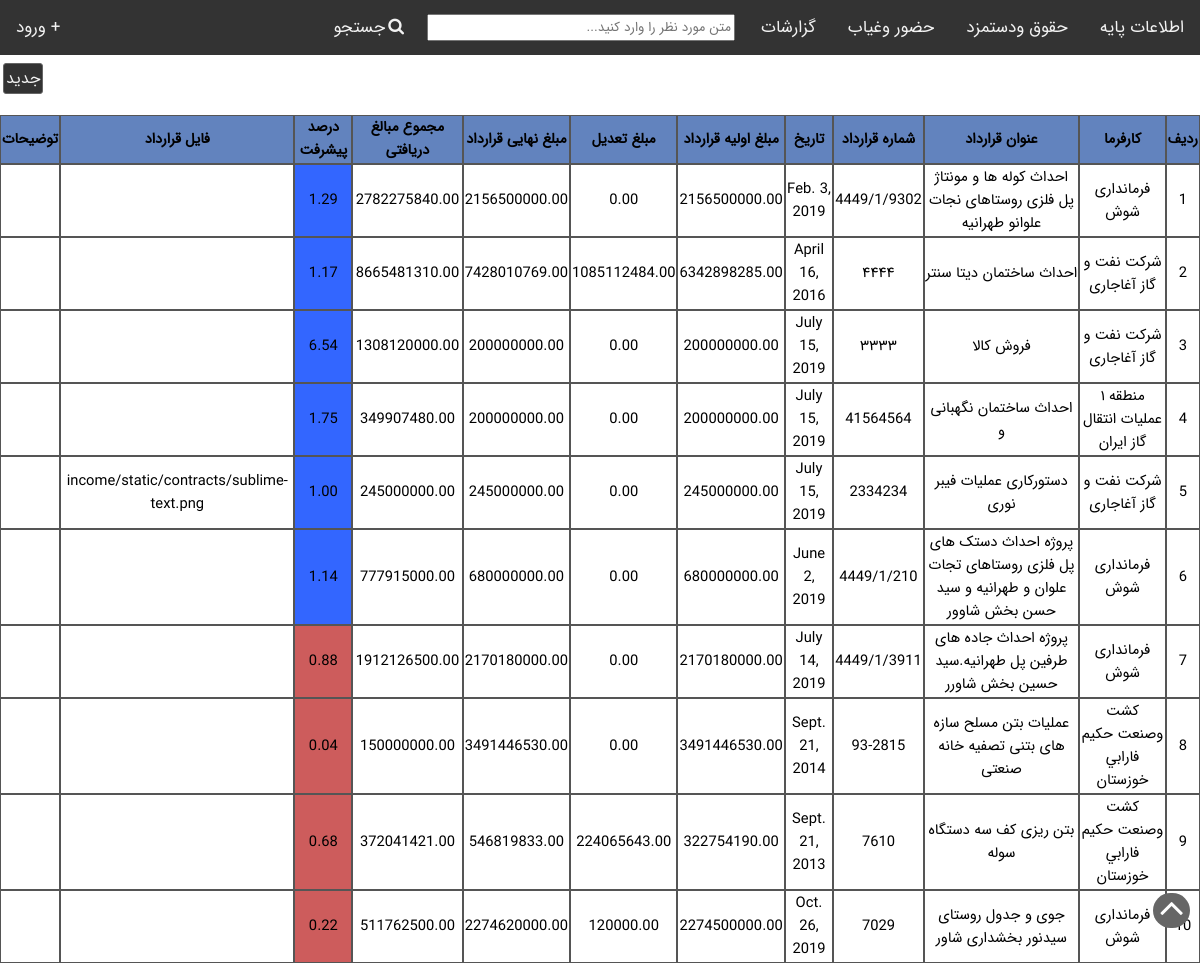
Screenshot of /report/contracts/ with the database file from the repository.
### income/models.py (models this page shows, shortened)
class Contract(models.Model):
    employer    =   models.ForeignKey(Employeer,verbose_name="کارفرما",on_delete=models.CASCADE)
    title       =   models.CharField('عنوان قرارداد',max_length=100)
    number      =   models.CharField('شماره قرارداد',max_length=50)
    date        =   models.DateField('تاریخ',)
    gross_amount=   models.DecimalField('مبلغ اولیه قرارداد',max_digits=20,decimal_places=2,default=0)
    adjustment_amount=   models.DecimalField('مبلغ تعدیل',max_digits=20,decimal_places=2,default=0)
    final_amount=   models.DecimalField('مبلغ نهایی قرارداد',max_digits=20,decimal_places=2,default=0)
    total_payments=   models.DecimalField('مجموع مبالغ دریافتی',max_digits=20,decimal_places=2,default=0)
    progress    =   models.DecimalField('درصد پیشرفت',max_digits=10,decimal_places=2,default=0)
    scan_file   =   models.FileField('فایل قرارداد',blank=True,upload_to='income/static/contracts')
    description =   models.CharField('توضیحات',blank=True,max_length=100)

class Employeer(models.Model):
    title           =   models.CharField('نام کارفرما',max_length=50)
    national_code   =   models.CharField('شناسه ملی',max_length=11)
    economic_id     =   models.CharField('شماره اقتصادی',max_length=11)
    phone_number    =   models.CharField("شماره تلفن",max_length=11)
    city_name       =   models.ForeignKey(City,verbose_name="شهر",null=True,on_delete=models.SET_NULL)
    address         =   models.TextField(verbose_name="آدرس")
    description     =   models.CharField('توضیحات',max_length=100,null=True,blank=True)
    def __str__(self):
        return self.title

### income/views.py (the view)
# urls.py: path("contracts/",get_contracts_list_view,name="contracts_list"),
def get_contracts_list_view(request,*args,**kwargs):
   contracts=Contract.objects.all()
   for contract in contracts:
       contract_amount=contract.gross_amount + contract.adjustment_amount
       incomes=Income.objects.filter(contract=contract)
       total_income=incomes.aggregate(Sum('gross_amount'))
       contract.total_payments=total_income['gross_amount__sum']
       contract.final_amount=contract_amount
       if contract.total_payments is not None:
        contract.progress='{0:.3g}'.format(total_income['gross_amount__sum']/contract_amount)
       else:
        contract.total_payments=0
        contract.progress=0
       contract.save()
   view=ViewGenerator(table=Contract,
                     opration_buttons={},select_checkbox=False,add_url='contracts_add')
   return render(request,"contracts_list.html",view.get_context_template())

### income/templatetags/getattribute.py (called while the page is built)
def getattribute(value, arg):
    if hasattr(value, str(arg)):
        attr =getattr(value, arg)
        if type(attr)==bool:
            if attr==True:
                return 'بله'
            elif attr==False:
                return 'خیر'
        return attr
    elif hasattr(value, 'has_key') and value.has_key(arg):
        return value[arg]
    elif numeric_test.match(str(arg)) and len(value) > int(arg):
        return value[int(arg)]
    else:
        return settings.TEMPLATE_STRING_IF_INVALID

### views_generator.py (called while the page is built)
    def get_filed_names(self):
        filed_names=list()
        for f in self.table._meta.get_fields():
            if hasattr(f,'verbose_name') and f.name!='id':
                filed_names.append(f.name)
        return filed_names

    def get_field_labels(self):
        field_labels=list()
        field_labels.append('ردیف')
        for f in self.table._meta.get_fields():
            if hasattr(f,'verbose_name') and f.name!='id':
                field_labels.append(f.verbose_name)
        return field_labels

    def get_context_template(self,id=''):
        if self.entites is None:
            if id!="":
                objects=self.table.objects.all().filter(id=id).order_by(*(self.ordering))
            else:
                objects=self.table.objects.all().filter().order_by(*(self.ordering))
        else:
            objects=self.entites
        context={
        'objects':objects,
        'titles': self.get_field_labels(),
        'field_names':self.get_filed_names(),
        'add_url_name':self.add_url,
        'opration_buttons':self.opration_buttons,
        'select_checkbox':self.select_checkbox,
        }
        return context

### income/templates/contracts_list.html (shortened to what this page needs)
<!DOCTYPE html>
<html>
<head>
</head>
<body>
    {% include "navbar.html" %}
    {% load getattribute %}
    {% load l10n %}
    {% load jformat %}
    <a href="#page_top" id="jump-top" class="fa fa-angle-up fa-4x-up"></a>
    <a href="{% url add_url_name %}" class="button" target="blank">جدید</a>
    <div id='data-list'>
        <table>
            <tr>
                {% for title in titles %}
                <th>
                    {{title}}
                </th>
                {% endfor %}
            </tr>
            {% if objects %}
            {% for object in objects %}
            <tr>
                <td>{{forloop.counter}}</td>
                {% for field in field_names %}
                    {% if field == "year" %}
                        {% localize off %}
                            <td>{{ object|getattribute:field }}</td>
                        {% endlocalize %}
                        {% elif field == "date" %}
                        {% localize off %}
                            <td>{{ object|getattribute:field|jformat:"%Y/%m/%d" }}</td>
                        {% endlocalize %}
                        {% elif field == "progress" %}
                                {% if object.progress >= 1  %}
                                    <td style="background-color: #36f" >{{ object|getattribute:field }}</td>
                                {% else %}
                                     <td style="background-color: indianred">{{object.progress}}</td>
                                {% endif %}
                    {% else %}
                        <td>{{ object|getattribute:field }}</td>
                    {% endif %}
                {% endfor %}
            </tr>
            {% endfor %}
            {% endif %}
        </table>
    </div>
</body>
</html>

### income/static/css/base.css (style rules this page uses)
* { direction: rtl; font-family: IRANSans; }
body { margin: 0; }
th { text-align: center; background-color: rgb(161, 159, 159); border: 1px solid black; }
td { text-align: center; border: 1px solid black; }
table { border-spacing: 0; }

### income/templates/contracts_list.html (style rules this page uses)
#data-list th { text-align: center; background-color: rgb(98, 131, 190); border: 1px solid #555; font-size: 90%; font-style: normal; padding-top: 0; }
#data-list td { text-align: center; border: 1px solid #555; font-size: 92%; }
#data-list table { border-spacing: 0px; width: 100%; }
#data-list { margin-top: 5%; width: 100%; overflow: auto; }
.button { border: 1px solid #666; text-decoration: none; float: left; margin-left: 3px; margin-top: 8px; padding: 2px; background-color: #333; color: #f3f3f3; border-radius: 3px; }
#jump-top { color: white; text-decoration: none; border-radius: 23px; background-color: #666; position: fixed; z-index: 999999; bottom: 35px; right: 10px; font-size: 2.5em; height: 35px; width: 37px; text-align: center; vertical-align: top; display: inline-block; line-height: 29px; cursor:pointer; }

### income/templates/navbar.html (style rules this page uses)
body { transition: 0.5s; }

### rows the page displays
Contract: field_names "فرمانداری شوش" "احداث کوله ها و مونتاژ پل فلزی روستاهای نجات علوانو طهرانیه" "4449/1/9302" "2156500000.00" "0.00" "2156500000.00" "2782275840.00", field_names "Feb. 3, 2019", field_names "1.29"
Contract: field_names "شرکت نفت و گاز آغاجاری" "احداث ساختمان دیتا سنتر" "۴۴۴۴" "6342898285.00" "1085112484.00" "7428010769.00" "8665481310.00", field_names "April 16, 2016", field_names "1.17"
Contract: field_names "شرکت نفت و گاز آغاجاری" "فروش کالا" "۳۳۳۳" "200000000.00" "0.00" "200000000.00" "1308120000.00", field_names "July 15, 2019", field_names "6.54"
Contract: field_names "منطقه ۱ عملیات انتقال گاز ایران" "احداث ساختمان نگهبانی و" "41564564" "200000000.00" "0.00" "200000000.00" "349907480.00", field_names "July 15, 2019", field_names "1.75"
Contract: field_names "شرکت نفت و گاز آغاجاری" "دستورکاری عملیات فیبر نوری" "2334234" "245000000.00" "0.00" "245000000.00" "245000000.00" "income/static/contracts/sublime-text.png", field_names "July 15, 2019", field_names "1.00"
Contract: field_names "فرمانداری شوش" "پروژه احداث دستک های پل فلزی روستاهای تجات علوان و طهرانیه و سید حسن بخش شاوور" "4449/1/210" "680000000.00" "0.00" "680000000.00" "777915000.00", field_names "June 2, 2019", field_names "1.14"
Contract: field_names "فرمانداری شوش" "پروژه احداث جاده های طرفین پل طهرانیه.سید حسین بخش شاورر" "4449/1/3911" "2170180000.00" "0.00" "2170180000.00" "1912126500.00", field_names "July 14, 2019", progress "0.88"
Contract: field_names "كشت وصنعت حكيم فارابي خوزستان" "عملیات بتن مسلح سازه های بتنی تصفیه خانه صنعتی" "93-2815" "3491446530.00" "0.00" "3491446530.00" "150000000.00", field_names "Sept. 21, 2014", progress "0.04"
Contract: field_names "كشت وصنعت حكيم فارابي خوزستان" "بتن ریزی کف سه دستگاه سوله" "7610" "322754190.00" "224065643.00" "546819833.00" "372041421.00", field_names "Sept. 21, 2013", progress "0.68"
Contract: field_names "فرمانداری شوش" "جوی و جدول روستای سیدنور بخشداری شاور" "7029" "2274500000.00" "120000.00" "2274620000.00" "511762500.00", field_names "Oct. 26, 2019", progress "0.22"

### other values shown
{{ title }} "ردیف" "کارفرما" "عنوان قرارداد" "شماره قرارداد" "تاریخ" "مبلغ اولیه قرارداد" "مبلغ تعدیل" "مبلغ نهایی قرارداد" "مجموع مبالغ دریافتی" "درصد پیشرفت" "فایل قرارداد" "توضیحات"
